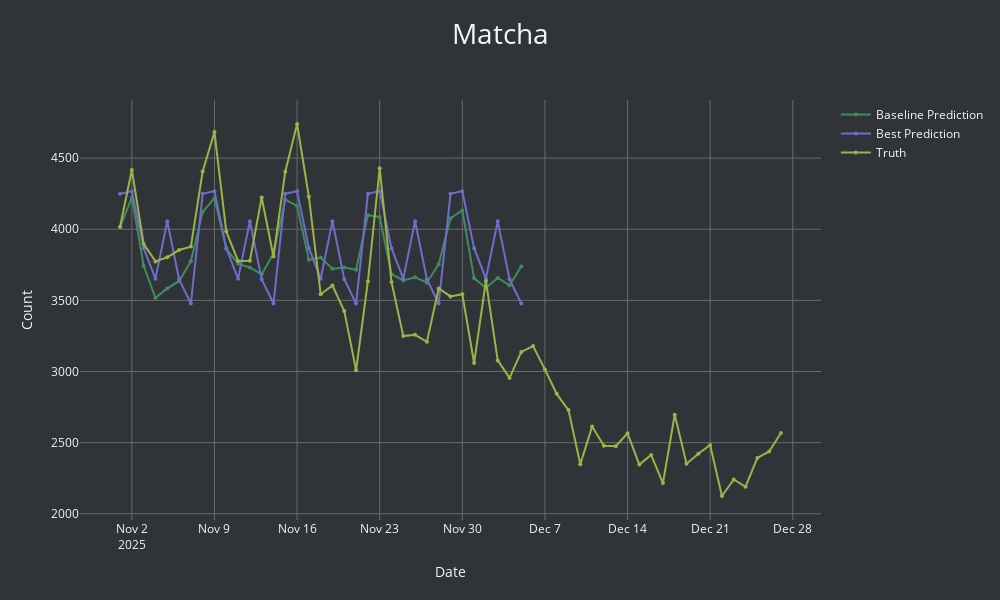
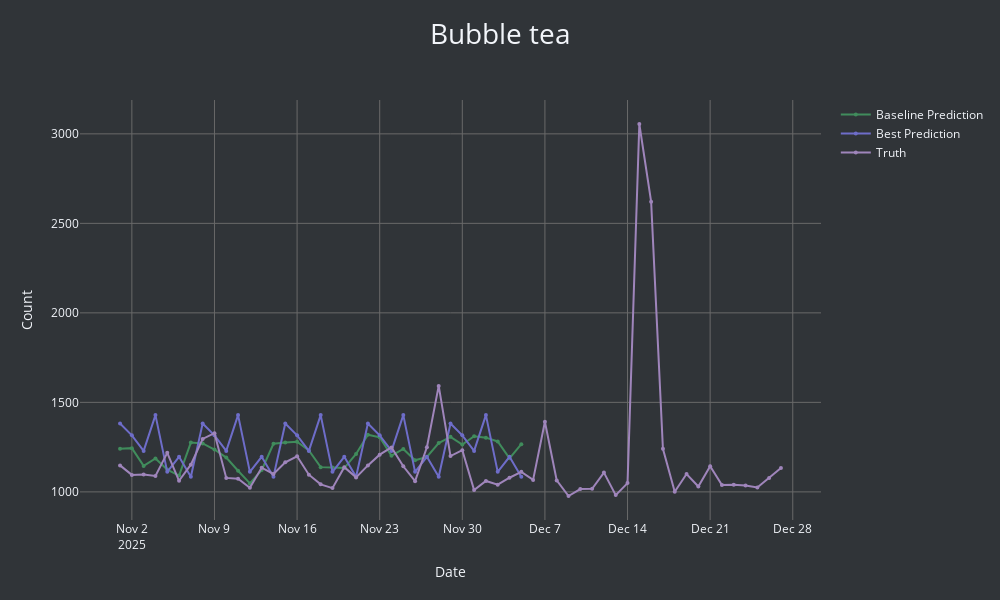
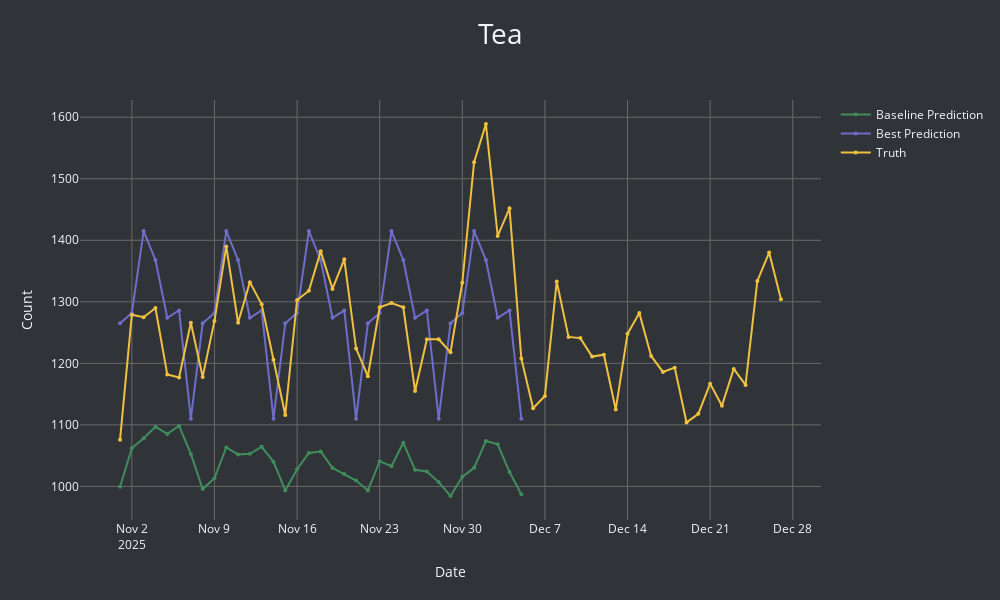

The cell these charts' notebook holds for them, in order:
### Markdown cell above
## All drinks separately

### Code cell
drinks = ["Matcha", "Bubble tea", "Tea", "Hot chocolate", "Espresso", "Latte macchiato", "Cappuccino", "Chai latte", "Pumpkin spice latte", "Iced coffee"]

for drink in drinks: plot_drink(drink, preds_)
